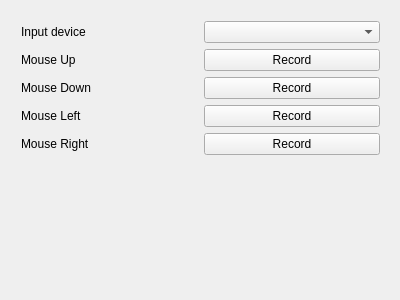
<?xml version="1.0" encoding="UTF-8"?>
<ui version="4.0">
 <class>Widget</class>
 <widget class="QWidget" name="Widget">
  <property name="geometry">
   <rect>
    <x>0</x>
    <y>0</y>
    <width>400</width>
    <height>300</height>
   </rect>
  </property>
  <property name="windowTitle">
   <string>Whistle My Mouse</string>
  </property>
  <widget class="QWidget" name="gridLayoutWidget">
   <property name="geometry">
    <rect>
     <x>10</x>
     <y>10</y>
     <width>381</width>
     <height>281</height>
    </rect>
   </property>
   <layout class="QGridLayout" name="gridLayout">
    <item row="5" column="0">
     <widget class="QLabel" name="statusbar">
      <property name="text">
       <string/>
      </property>
     </widget>
    </item>
    <item row="3" column="1">
     <widget class="QPushButton" name="buttonRecordLeft">
      <property name="text">
       <string>Record</string>
      </property>
     </widget>
    </item>
    <item row="2" column="1">
     <widget class="QPushButton" name="buttonRecordDown">
      <property name="text">
       <string>Record</string>
      </property>
     </widget>
    </item>
    <item row="0" column="1">
     <widget class="QComboBox" name="audioDeviceBox"/>
    </item>
    <item row="1" column="0">
     <widget class="QLabel" name="label_2">
      <property name="text">
       <string>Mouse Up</string>
      </property>
     </widget>
    </item>
    <item row="0" column="0">
     <widget class="QLabel" name="label">
      <property name="text">
       <string>Input device</string>
      </property>
     </widget>
    </item>
    <item row="1" column="1">
     <widget class="QPushButton" name="buttonRecordUp">
      <property name="text">
       <string>Record</string>
      </property>
     </widget>
    </item>
    <item row="4" column="1">
     <widget class="QPushButton" name="buttonRecordRight">
      <property name="text">
       <string>Record</string>
      </property>
     </widget>
    </item>
    <item row="2" column="0">
     <widget class="QLabel" name="label_3">
      <property name="text">
       <string>Mouse Down</string>
      </property>
     </widget>
    </item>
    <item row="3" column="0">
     <widget class="QLabel" name="label_4">
      <property name="text">
       <string>Mouse Left</string>
      </property>
     </widget>
    </item>
    <item row="4" column="0">
     <widget class="QLabel" name="label_5">
      <property name="text">
       <string>Mouse Right</string>
      </property>
     </widget>
    </item>
   </layout>
  </widget>
 </widget>
 <layoutdefault spacing="6" margin="11"/>
 <resources/>
 <connections/>
</ui>
